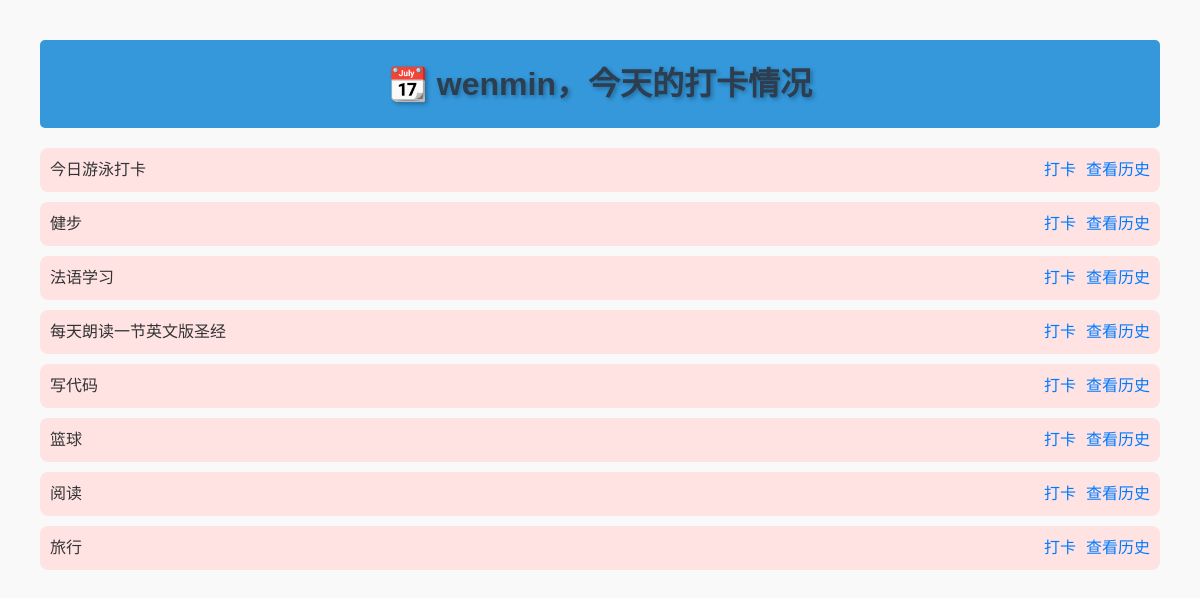
Page /habits/ (signed in) on the earlier database version.
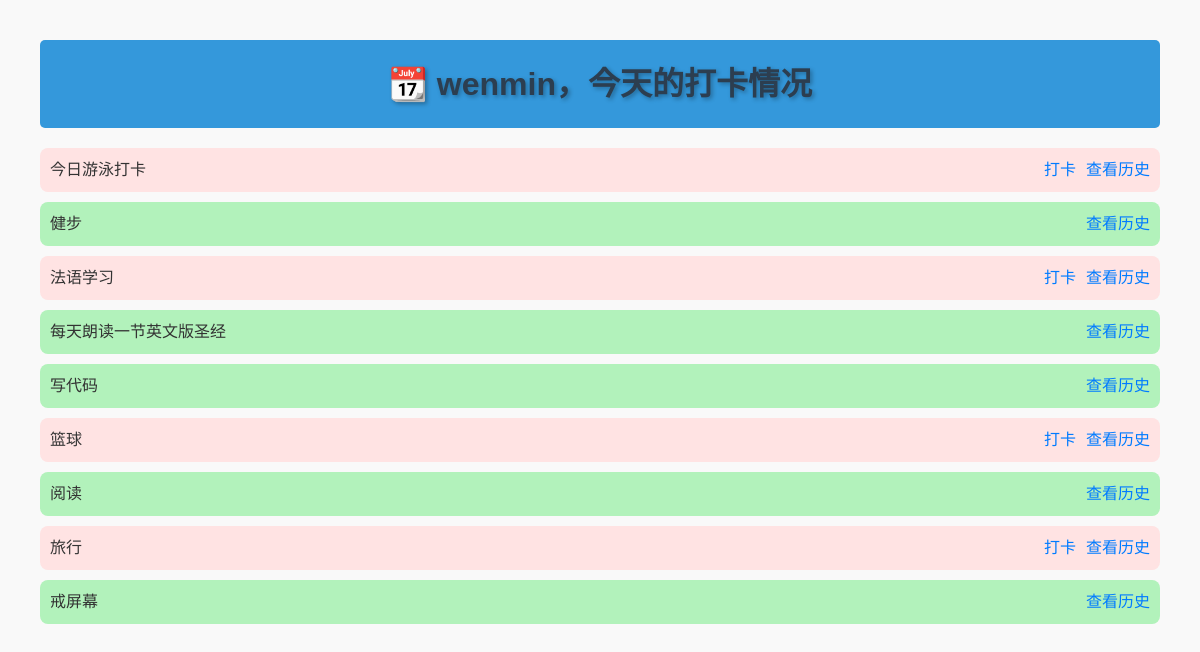
Same page on the later database version.
### learning_logs/models.py (models this page shows, shortened)
class Habit(models.Model):
    name = models.CharField(max_length=100)
    owner = models.ForeignKey(User, on_delete=models.CASCADE, related_name='user_habits')
    created_at = models.DateTimeField(auto_now_add=True)

### learning_logs/views.py (the view)
# urls.py: path('habits/', views.habits, name='habits'),
@login_required
def habits(request):
    today = timezone.now().date()
    habits = Habit.objects.filter(owner=request.user)
    checked_habits = set(
        HabitCheckin.objects.filter(
            habit__in=habits,
            date=today
        ).values_list('habit_id', flat=True)
    )
    habit_status = {}
    for habit in habits:
        habit_status[habit] = habit.id in checked_habits
    context = {'habit_status': habit_status}
    return render(request, 'learning_logs/habits.html', context)

### learning_logs/templates/learning_logs/habits.html (shortened to what this page needs)
<!DOCTYPE html>
<html>
<head>
    {% load static %}
    <link rel="stylesheet" href="{% static 'learning_log/style.css' %}">
</head>
<body>
    <h1>📆 {{ request.user.username }}，今天的打卡情况</h1>
    {% for habit, checked_in in habit_status.items %}
        <div class="habit {% if checked_in %}done{% else %}not-done{% endif %}">
            <span>{{ habit.name }}</span>
            <div class="habit-actions">
                {% if not checked_in %}
                    <a href="{% url 'learning_logs:checkin' habit.id %}">打卡</a>
                {% endif %}
                <a href="{% url 'learning_logs:habit_history' habit.id %}">查看历史</a>
            </div>
        </div>
    {% empty %}
        <p>你还没有创建任何习惯。</p>
    {% endfor %}
</body>
</html>

Differences in the rows shown:
shown differently, row unchanged: Habit "健步": no longer shows "打卡"
shown differently, row unchanged: Habit "每天朗读一节英文版圣经": no longer shows "打卡"
shown differently, row unchanged: Habit "写代码": no longer shows "打卡"
shown differently, row unchanged: Habit "阅读": no longer shows "打卡"
added Habit: name "戒屏幕"
